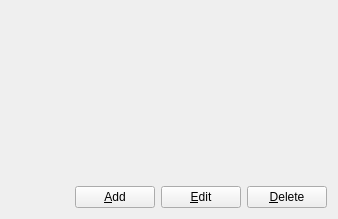
<ui version="4.0" >
 <class>MenuConfigBase</class>
 <widget class="QWidget" name="MenuConfigBase" >
  <property name="geometry" >
   <rect>
    <x>0</x>
    <y>0</y>
    <width>338</width>
    <height>219</height>
   </rect>
  </property>
  <property name="windowTitle" >
   <string></string>
  </property>
  <layout class="QVBoxLayout" >
   <property name="margin" >
    <number>11</number>
   </property>
   <property name="spacing" >
    <number>6</number>
   </property>
   <item>
    <widget class="ListView" native="1" name="lstMenu" />
   </item>
   <item>
    <layout class="QHBoxLayout" >
     <property name="margin" >
      <number>0</number>
     </property>
     <property name="spacing" >
      <number>6</number>
     </property>
     <item>
      <spacer>
       <property name="orientation" >
        <enum>Qt::Horizontal</enum>
       </property>
       <property name="sizeType" >
        <enum>QSizePolicy::Expanding</enum>
       </property>
       <property name="sizeHint" >
        <size>
         <width>20</width>
         <height>20</height>
        </size>
       </property>
      </spacer>
     </item>
     <item>
      <widget class="QPushButton" name="btnAdd" >
       <property name="text" >
        <string>&amp;Add</string>
       </property>
      </widget>
     </item>
     <item>
      <widget class="QPushButton" name="btnEdit" >
       <property name="text" >
        <string>&amp;Edit</string>
       </property>
      </widget>
     </item>
     <item>
      <widget class="QPushButton" name="btnRemove" >
       <property name="text" >
        <string>&amp;Delete</string>
       </property>
      </widget>
     </item>
    </layout>
   </item>
  </layout>
 </widget>
 <customwidgets>
  <customwidget>
   <class>ListView</class>
   <extends>QWidget</extends>
   <header>listview.h</header>
  </customwidget>
 </customwidgets>
 <resources/>
 <connections/>
</ui>
